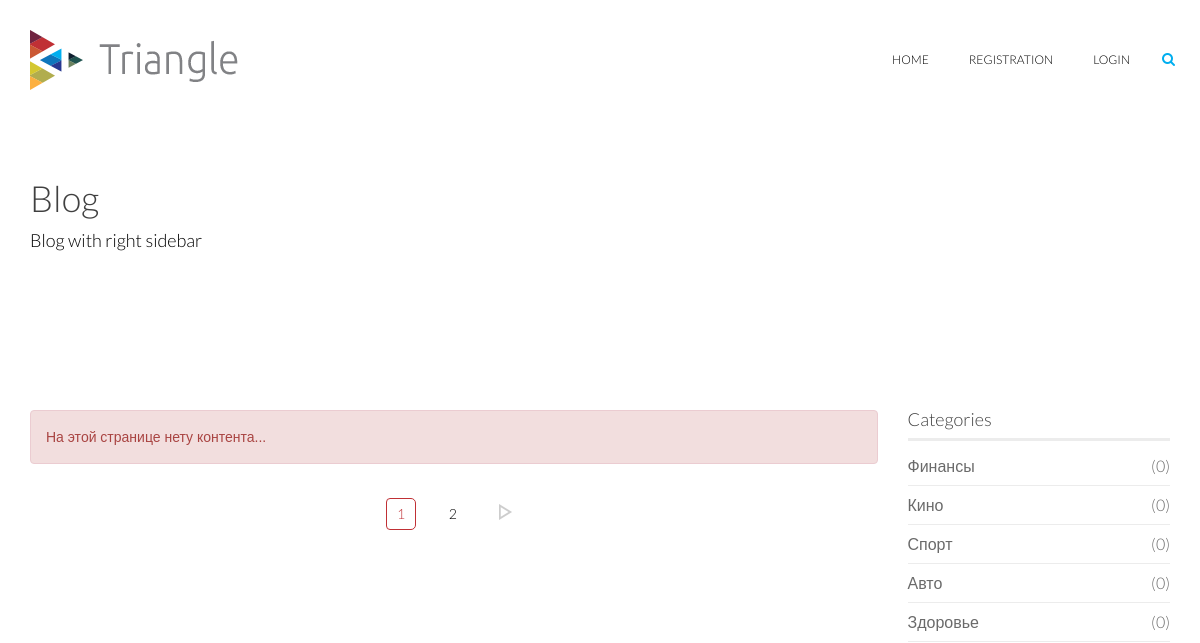
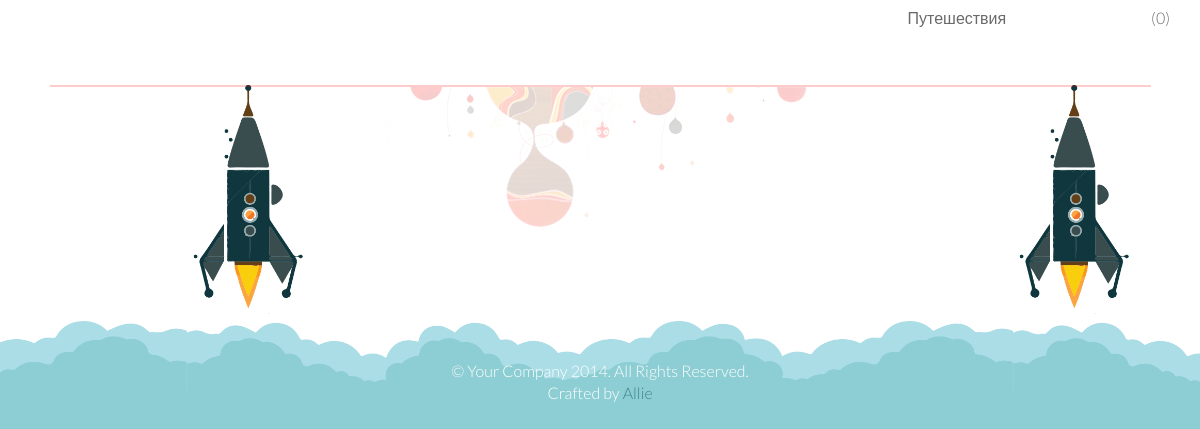
Before: / with the older database file (2 pictures, top to bottom).
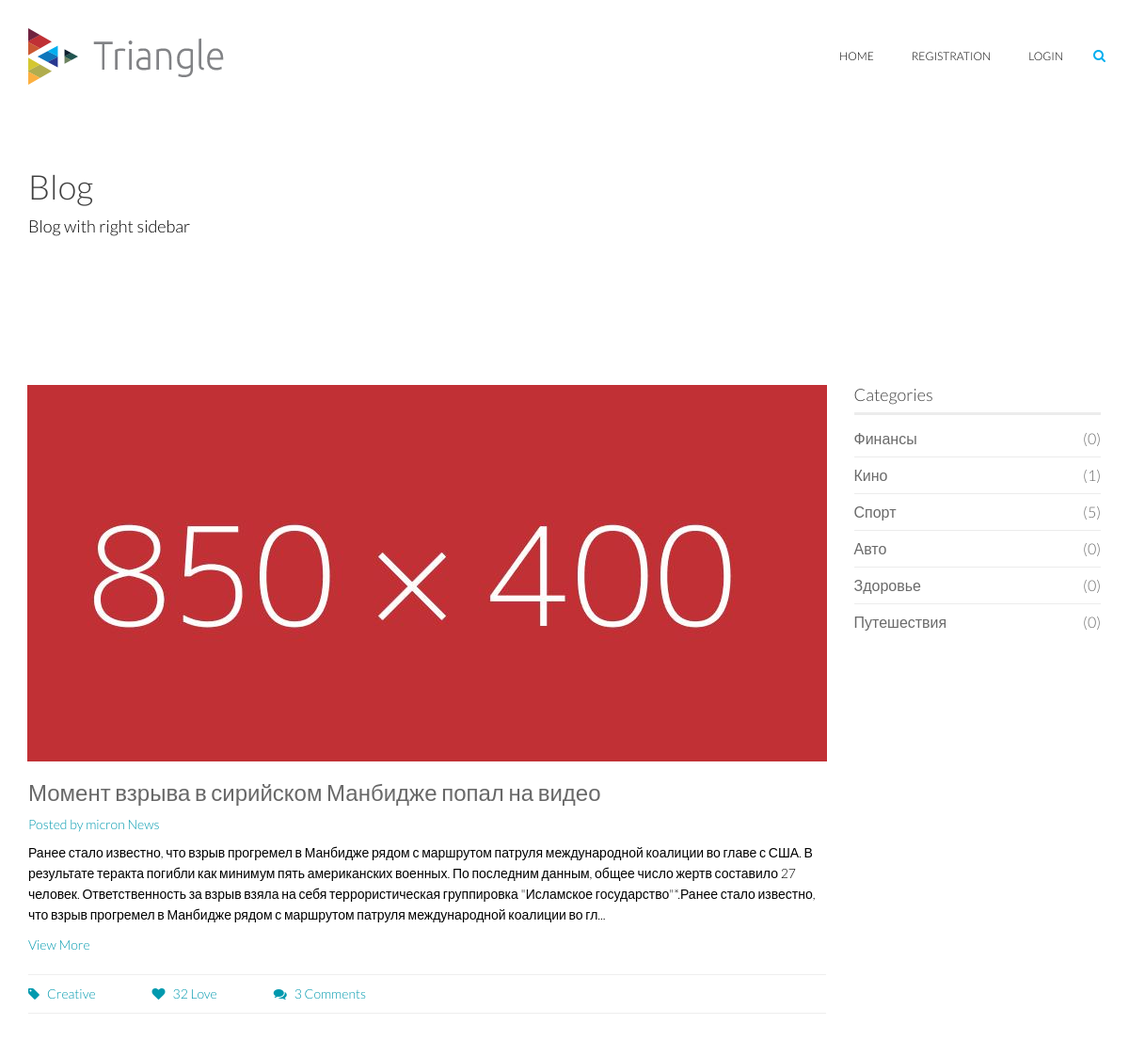
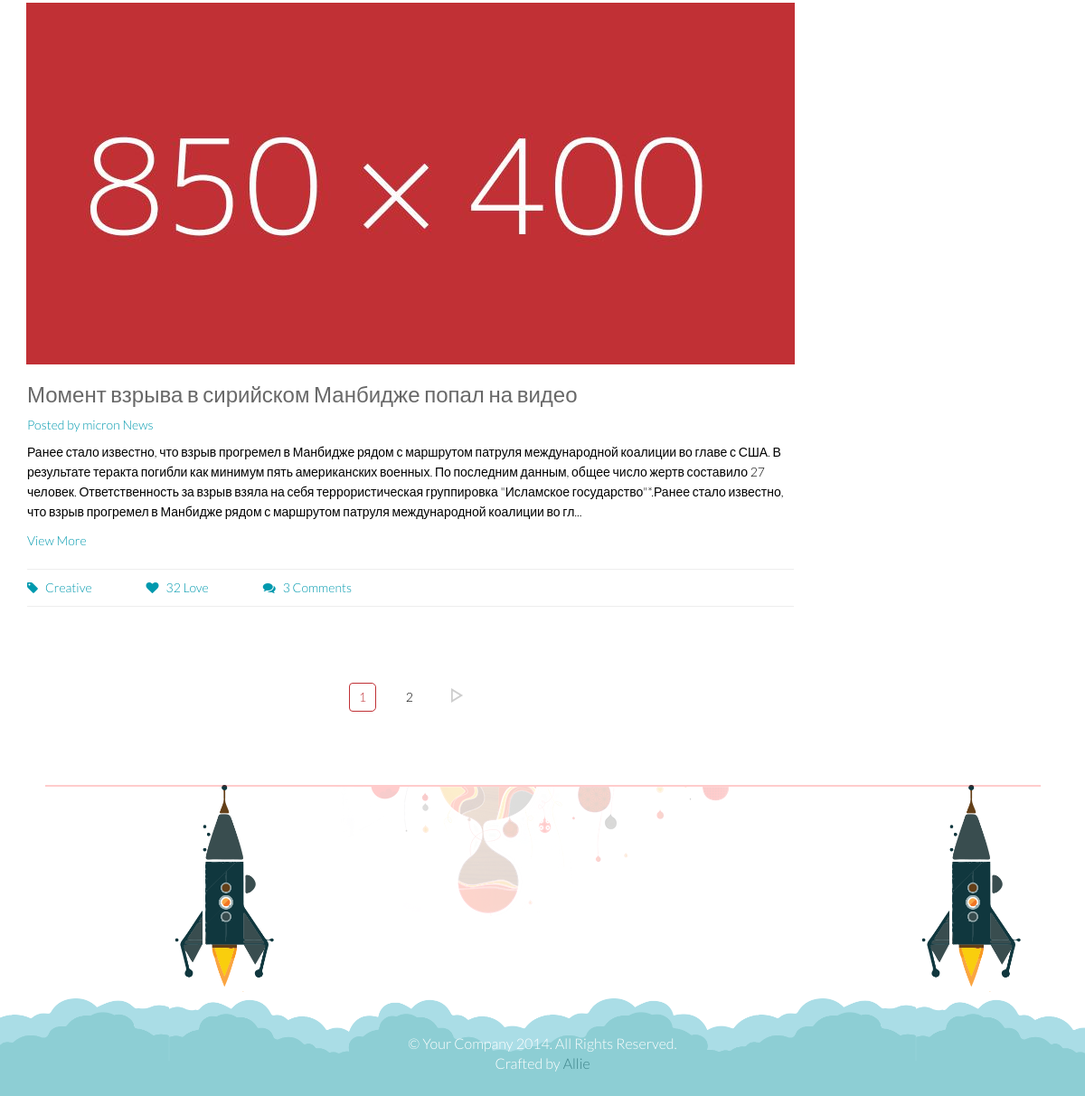
After: the same page with the newer database file (2 pictures, top to bottom).
### tables this page shows
CREATE TABLE `category` (
  `id` int(11) NOT NULL,
  `name` varchar(255) NOT NULL,
  `sort_order` int(11) NOT NULL
);

CREATE TABLE `news` (
  `id` int(11) NOT NULL,
  `picture` varchar(255) NOT NULL,
  `caption` varchar(255) NOT NULL,
  `description` text NOT NULL,
  `love` int(11) NOT NULL DEFAULT '0',
  `comments` int(11) NOT NULL DEFAULT '0',
  `date` date NOT NULL,
  `category_id` int(11) NOT NULL,
  `author` varchar(32) NOT NULL,
  `activism` varchar(1) NOT NULL
);

### components/components.php (called while the page is built, shortened)
<?php
function connectionToTheDatabase()
{
	try {
  	$connect = new PDO(HOST, USERNAME, PASSWORD);
	} catch(PDOException $err) {
  	echo "Ошибка: не удается подключиться: " . $err->getMessage();
	}
	return $connect;
}
function displayTheTemplateNewParameter($folder, $res, $data, $categories, $categoryID)
{
	$template = ROOT.'/views/'.$folder.'/view.php';
	include_once($template);
	return true;
}
function getTotalRecords($categoryID) {
	$db = connectionToTheDatabase();
	$activism = 'Y';
	$PageSql = 'SELECT COUNT(*) as count FROM news WHERE category_id = :category_id AND activism = :activism';
	$statement = $db->prepare($PageSql);
	$statement->bindParam(':category_id', $categoryID, PDO::PARAM_INT);
	$statement->bindParam(':activism', $activism, PDO::PARAM_STR);
	$statement->setFetchMode(PDO::FETCH_ASSOC);
	$statement->execute();
	$row = $statement->fetch();
	return $row['count'];
}
function getMessage($name, $resolution = false) {
  $text = ob_get_clean();
  return $text;
}

### controllers/controllers.php (called while the page is built, shortened)
<?php
function displayEntries()
{
	$categories = getCategoriesList();
	$data = getPaginationData();
	$action = getAction();
	$count = countingRecords($action);
	$data['page'] = false;
	if ($count > 2) { $data['page'] = true; }
	$res = getAllRecords($data['start'], $data['perpage']);
	displayTheTemplateNewParameter('blogging', $res, $data, $categories, array());
}

### models/models.php (called while the page is built, shortened)
<?php
function getAllRecords($start, $perpage)
{
	$activism = 'Y';
	$db = connectionToTheDatabase();
	$sql = 'SELECT * FROM news WHERE activism = :activism ORDER BY id DESC LIMIT :start, :perpage ';
	$statement = $db->prepare($sql);
	$statement->bindParam(':start', $start, PDO::PARAM_INT);
	$statement->bindParam(':perpage', $perpage, PDO::PARAM_INT);
	$statement->bindParam(':activism', $activism, PDO::PARAM_STR);
	$statement->execute();
	$data = $statement->fetchAll(PDO::FETCH_CLASS);
	if (!empty($data)) return $data;
	else return showTemplate("На этой странице нету контента...", "message_2", true);
}
function getCategoriesList()
{
	$db = connectionToTheDatabase();
	$categoryList = array();
  $result = $db->query('SELECT id, name FROM category ORDER BY sort_order ASC');
  $i = 0;
  while ($row = $result->fetch()) {
      $categoryList[$i]['id'] = $row['id'];
      $categoryList[$i]['name'] = $row['name'];
      $i++;
  }
  return $categoryList;
}

### views/layouts/categories.php (the view, shortened to what the changed rows need)
<?php if ($folder == 'blogging') { ?>
	<?php foreach ($categories as $categoryItem): ?>
		<li  class="<?=$active = (isset($_GET['categoryID'])) ? (($_GET['categoryID'] == $categoryItem['id']) ? 'active' : '') : '';  ?>">
			<a href="?action=category&amp;categoryID=<?php echo $categoryItem['id'];?>">
				<?php echo $categoryItem['name'];?>
				<span class="pull-right">(<?php echo $common = !empty(getTotalRecords($categoryItem['id'])) ? getTotalRecords($categoryItem['id']) : '0' ?>)</span>
			</a>
		</li>
	<?php endforeach; ?>
<?php } ?>

### views/blogging/view.php (shortened to what the changed rows need)
<?php
$mes = null;
if (!empty($res)) { $mes = $res; }
?>
<?php require_once(ROOT.'/views/layouts/header.php'); ?>
    <?php require_once(ROOT.'/views/layouts/heading.php'); ?>
    <section id="blog" class="padding-top">
        <div class="container">
            <div class="row">
                <div class="col-md-9 col-sm-7">
                    <div class="row">
                        <?php if (is_array($res)): ?>
                            <?php foreach ($res as $item): ?>
                                <div class="col-sm-12 col-md-12">
                                    <div class="single-blog single-column">
                                        <div class="post-thumb">
                                            <a href="#">
                                                <img src="<?php
                                                        if (!empty($item->picture)) {
                                                            echo $item->picture;
                                                        } else {
                                                            echo '/template/images/blog/9.jpg';
                                                        }
                                                        ?>"
                                                     class="img-responsive"
                                                     alt=""></a>
                                        </div>
                                        <div class="post-content overflow">
                                            <h2 class="post-title bold"><a href="?action=detail&amp;item=<?=$item->id ?>"><?=$item->caption ?></a></h2>
                                            <h3 class="post-author"><a href="#">Posted by micron News</a></h3>
                                            <p><?=mb_strimwidth($item->description, 0, 450, "..."); ?></p>
                                            <a href="#" class="read-more">View More</a>
                                            <div class="post-bottom overflow">
                                                <ul class="nav navbar-nav post-nav">
                                                    <li><a href="#"><i class="fa fa-tag"></i>Creative</a></li>
                                                    <li><a href="#"><i class="fa fa-heart"></i>32 Love</a></li>
                                                    <li><a href="#"><i class="fa fa-comments"></i>3 Comments</a></li>
                                                </ul>
                                            </div>
                                        </div>
                                    </div>
                                </div>
                            <?php endforeach; ?>
                        <?php endif; ?>
                        <?php if (isset($mes) && !empty($mes) && !is_array($mes)): ?>
                            <?php echo $mes ?>
                        <?php endif; ?>
                    </div>
                 </div>
                <div class="col-md-3 col-sm-5">
                    <div class="sidebar blog-sidebar">
                        <div class="sidebar-item categories">
                            <ul class="nav navbar-stacked">
                                <?php require_once(ROOT.'/views/layouts/categories.php');?>
                            </ul>
                        </div>
                    </div>
                </div>
            </div>
        </div>
    </section>
<?php require_once(ROOT.'/views/layouts/footer.php'); ?>

Changed rows visible on the page:
added news: caption "Момент взрыва в сирийском Манбидже попал на видео", description "Ранее стало известно, что взрыв прогремел в Манбидже рядом с маршрутом патруля международной коалиции во главе с США. В результате теракта погибли как минимум пять американских военных. По последним данным, общее число жертв составило 27 человек. Ответственность за взрыв взяла на себя террористическая группировка \"Исламское государство\"*.Ранее стало известно, что взрыв прогремел в Манбидже рядом с маршрутом патруля международной коалиции во гл..."
added news: caption "Момент взрыва в сирийском Манбидже попал на видео", description "Ранее стало известно, что взрыв прогремел в Манбидже рядом с маршрутом патруля международной коалиции во главе с США. В результате теракта погибли как минимум пять американских военных. По последним данным, общее число жертв составило 27 человек. Ответственность за взрыв взяла на себя террористическая группировка \"Исламское государство\"*.Ранее стало известно, что взрыв прогремел в Манбидже рядом с маршрутом патруля международной коалиции во гл..."
computed for category "Кино": id "0" → "1"
computed for category "Спорт": id "0" → "5"
Other visible differences:
$mes: "На этой странице нету контента..." → (not shown)
